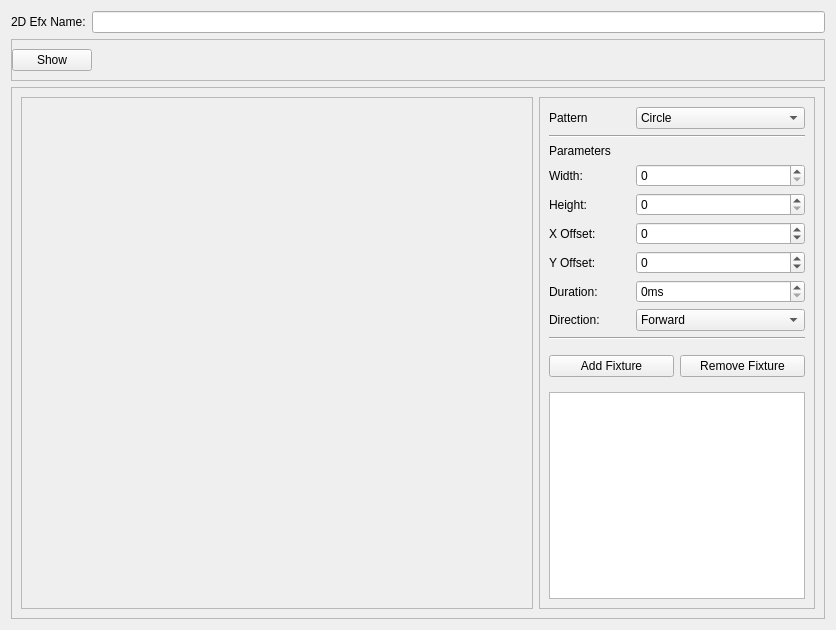
            <widget class="QWidget" name="two_d_efx_page">
             <layout class="QGridLayout" name="gridLayout_5">
              <item row="0" column="0">
               <widget class="QLabel" name="two_d_efx_name_label">
                <property name="text">
                 <string>2D Efx Name:</string>
                </property>
               </widget>
              </item>
              <item row="0" column="1">
               <widget class="QLineEdit" name="two_d_efx_name_edit"/>
              </item>
              <item row="1" column="0" colspan="2">
               <widget class="QFrame" name="two_d_efx_actions">
                <property name="frameShape">
                 <enum>QFrame::Shape::StyledPanel</enum>
                </property>
                <property name="frameShadow">
                 <enum>QFrame::Shadow::Raised</enum>
                </property>
                <layout class="QHBoxLayout" name="horizontalLayout_12">
                 <property name="leftMargin">
                  <number>0</number>
                 </property>
                 <property name="rightMargin">
                  <number>0</number>
                 </property>
                 <item>
                  <widget class="QPushButton" name="two_d_efx_show_btn">
                   <property name="text">
                    <string>Show</string>
                   </property>
                   <property name="checkable">
                    <bool>true</bool>
                   </property>
                  </widget>
                 </item>
                 <item>
                  <spacer name="horizontalSpacer_10">
                   <property name="orientation">
                    <enum>Qt::Orientation::Horizontal</enum>
                   </property>
                   <property name="sizeHint" stdset="0">
                    <size>
                     <width>660</width>
                     <height>20</height>
                    </size>
                   </property>
                  </spacer>
                 </item>
                </layout>
               </widget>
              </item>
              <item row="2" column="0" colspan="2">
               <widget class="QFrame" name="two_d_efx_display_frame">
                <property name="sizePolicy">
                 <sizepolicy hsizetype="Preferred" vsizetype="Expanding">
                  <horstretch>0</horstretch>
                  <verstretch>0</verstretch>
                 </sizepolicy>
                </property>
                <property name="frameShape">
                 <enum>QFrame::Shape::StyledPanel</enum>
                </property>
                <property name="frameShadow">
                 <enum>QFrame::Shadow::Raised</enum>
                </property>
                <layout class="QHBoxLayout" name="horizontalLayout_13">
                 <item>
                  <widget class="QFrame" name="two_d_efx_movement_frame">
                   <property name="minimumSize">
                    <size>
                     <width>512</width>
                     <height>512</height>
                    </size>
                   </property>
                   <property name="maximumSize">
                    <size>
                     <width>512</width>
                     <height>512</height>
                    </size>
                   </property>
                   <property name="frameShape">
                    <enum>QFrame::Shape::StyledPanel</enum>
                   </property>
                   <property name="frameShadow">
                    <enum>QFrame::Shadow::Raised</enum>
                   </property>
                   <layout class="QVBoxLayout" name="verticalLayout_4">
                    <property name="leftMargin">
                     <number>0</number>
                    </property>
                    <property name="topMargin">
                     <number>0</number>
                    </property>
                    <property name="rightMargin">
                     <number>0</number>
                    </property>
                    <property name="bottomMargin">
                     <number>0</number>
                    </property>
                   </layout>
                  </widget>
                 </item>
                 <item>
                  <widget class="QFrame" name="two_d_efx_option_frame">
                   <property name="frameShape">
                    <enum>QFrame::Shape::StyledPanel</enum>
                   </property>
                   <property name="frameShadow">
                    <enum>QFrame::Shadow::Raised</enum>
                   </property>
                   <layout class="QGridLayout" name="gridLayout_6">
                    <item row="12" column="0" colspan="3">
                     <widget class="QListWidget" name="two_d_efx_fixture_list"/>
                    </item>
                    <item row="5" column="1" colspan="2">
                     <widget class="QSpinBox" name="two_d_efx_x_offset_spin">
                      <property name="minimum">
                       <number>-1000</number>
                      </property>
                      <property name="maximum">
                       <number>1000</number>
                      </property>
                      <property name="value">
                       <number>0</number>
                      </property>
                     </widget>
                    </item>
                    <item row="3" column="0">
                     <widget class="QLabel" name="two_d_efx_width_label">
                      <property name="text">
                       <string>Width:</string>
                      </property>
                     </widget>
                    </item>
                    <item row="8" column="0">
                     <widget class="QLabel" name="two_d_efx_duration_label">
                      <property name="text">
                       <string>Duration:</string>
                      </property>
                     </widget>
                    </item>
                    <item row="3" column="1" colspan="2">
                     <widget class="QSpinBox" name="two_d_efx_width_spin">
                      <property name="maximum">
                       <number>1000</number>
                      </property>
                     </widget>
                    </item>
                    <item row="4" column="0">
                     <widget class="QLabel" name="two_d_efx_height_label">
                      <property name="text">
                       <string>Height:</string>
                      </property>
                     </widget>
                    </item>
                    <item row="1" column="0" colspan="3">
                     <widget class="Line" name="two_d_efx_line">
                      <property name="orientation">
                       <enum>Qt::Orientation::Horizontal</enum>
                      </property>
                     </widget>
                    </item>
                    <item row="6" column="1" colspan="2">
                     <widget class="QSpinBox" name="two_d_efx_y_offset_spin">
                      <property name="minimum">
                       <number>-1000</number>
                      </property>
                      <property name="maximum">
                       <number>1000</number>
                      </property>
                     </widget>
                    </item>
                    <item row="10" column="0" colspan="3">
                     <widget class="Line" name="line_2">
                      <property name="orientation">
                       <enum>Qt::Orientation::Horizontal</enum>
                      </property>
                     </widget>
                    </item>
                    <item row="0" column="1" colspan="2">
                     <widget class="QComboBox" name="two_d_efx_pattern_combo">
                      <item>
                       <property name="text">
                        <string>Circle</string>
                       </property>
                      </item>
                      <item>
                       <property name="text">
                        <string>Square</string>
                       </property>
                      </item>
                      <item>
                       <property name="text">
                        <string>Triangle</string>
                       </property>
                      </item>
                      <item>
                       <property name="text">
                        <string>Line</string>
                       </property>
                      </item>
                      <item>
                       <property name="text">
                        <string>Eight</string>
                       </property>
                      </item>
                     </widget>
                    </item>
                    <item row="8" column="1" colspan="2">
                     <widget class="QSpinBox" name="two_d_efx_duration_spin">
                      <property name="suffix">
                       <string>ms</string>
                      </property>
                      <property name="maximum">
                       <number>100000</number>
                      </property>
                     </widget>
                    </item>
                    <item row="6" column="0">
                     <widget class="QLabel" name="two_d_efx_y_offset_label">
                      <property name="text">
                       <string>Y Offset:</string>
                      </property>
                     </widget>
                    </item>
                    <item row="0" column="0">
                     <widget class="QLabel" name="two_d_efx_pattern_label">
                      <property name="text">
                       <string>Pattern</string>
                      </property>
                     </widget>
                    </item>
                    <item row="11" column="0" colspan="3">
                     <widget class="QFrame" name="two_d_efx_fixture_frame">
                      <property name="frameShape">
                       <enum>QFrame::Shape::NoFrame</enum>
                      </property>
                      <property name="frameShadow">
                       <enum>QFrame::Shadow::Raised</enum>
                      </property>
                      <layout class="QHBoxLayout" name="horizontalLayout_14">
                       <property name="leftMargin">
                        <number>0</number>
                       </property>
                       <property name="rightMargin">
                        <number>0</number>
                       </property>
                       <item>
                        <widget class="QPushButton" name="two_d_efx_add_fixture_btn">
                         <property name="text">
                          <string>Add Fixture</string>
                         </property>
                        </widget>
                       </item>
                       <item>
                        <widget class="QPushButton" name="two_d_efx_remove_fixture_btn">
                         <property name="text">
                          <string>Remove Fixture</string>
                         </property>
                        </widget>
                       </item>
                      </layout>
                     </widget>
                    </item>
                    <item row="2" column="0" colspan="3">
                     <widget class="QLabel" name="two_d_efx_parameter_label">
                      <property name="text">
                       <string>Parameters</string>
                      </property>
                     </widget>
                    </item>
                    <item row="9" column="0">
                     <widget class="QLabel" name="two_d_efx_direction_label">
                      <property name="text">
                       <string>Direction:</string>
                      </property>
                     </widget>
                    </item>
                    <item row="9" column="1" colspan="2">
                     <widget class="QComboBox" name="two_d_efx_direction_combo">
                      <item>
                       <property name="text">
                        <string>Forward</string>
                       </property>
                      </item>
                      <item>
                       <property name="text">
                        <string>Backward</string>
                       </property>
                      </item>
                     </widget>
                    </item>
                    <item row="5" column="0">
                     <widget class="QLabel" name="two_d_efx_x_offset_label">
                      <property name="text">
                       <string>X Offset:</string>
                      </property>
                     </widget>
                    </item>
                    <item row="4" column="1" colspan="2">
                     <widget class="QSpinBox" name="two_d_efx_height_spin">
                      <property name="maximum">
                       <number>1000</number>
                      </property>
                     </widget>
                    </item>
                   </layout>
                  </widget>
                 </item>
                </layout>
               </widget>
              </item>
             </layout>
            </widget>
